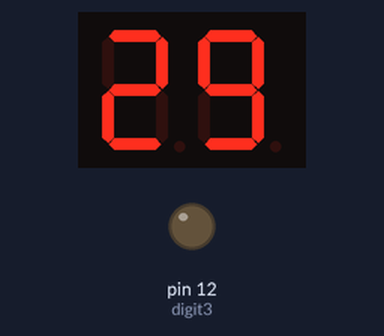
Bench run of a sketch on a simulated Arduino Uno, built with avr-gcc and run on an emulated ATmega328P. Shown: 2-digit seven-segment display, output pins drawn as LEDs (lit = HIGH). Wiring (inferred from the names in the program): 2-digit 7-segment display, segments lit when HIGH: segments pin 2, pin 4, pin 7, pin 8, pin 6, pin 3, pin 5, pin 9; digit selects pin 10, pin 11. The segment pins are drawn as the display they are named for; pins used as bus, display or sensor lines are not drawn.

Above: at 0.31 s.
At 0.81 s:
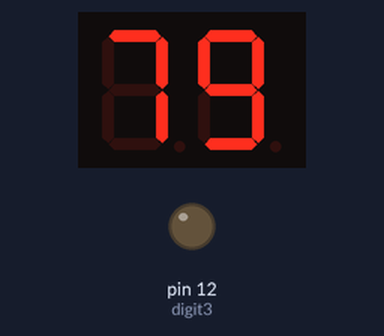

Measured:
- by itself, everything shown: repeats every 1.0 s, in 12 steps

The sketch:

tugas166.ino
```cpp
// Praktikum EL3116 - Sistem Microprosesor
// Modul : 1
// Percobaan : 1
// Tanggal : 10 Februari 2023
// Kelompok : 10
// Rombongan : B
// Nama (NIM) 1 : Ahmad Aziz (13220034)
// Nama (NIM) 2 : Amelia Ats Tsaniyah Fajri (13220002)
// Nama File : tugas165.ino
// Deskripsi : 7 segment
// 7 segment

#include <TimerOne.h>

const int segA = 2;
const int segB = 3;
const int segC = 4;
const int segD = 5;
const int segE = 6;
const int segF = 7;
const int segG = 8;
const int segDP = 9;

const int digit1 = 10;
const int digit2 = 11;
const int digit3 = 12;

int counter = 0;

int digit1Value = 0;
int digit2Value = 0;
int digit3Value = 0;

const int numArray[10][7]={
{1,1,1,0,1,1,1}, //0
{0,0,1,0,0,1,0}, //1
{1,0,1,1,1,0,1}, //2
{1,0,1,1,0,1,1}, //3
{0,1,1,1,0,1,0}, //4
{1,1,0,1,0,1,1}, //5
{1,1,0,1,1,1,1}, //6
{1,0,1,0,0,1,0}, //7
{1,1,1,1,1,1,1}, //8
{1,1,1,1,0,1,1} //9
};

void setup() {
    pinMode(segA, OUTPUT);
    pinMode(segB, OUTPUT);
    pinMode(segC, OUTPUT);
    pinMode(segD, OUTPUT);
    pinMode(segE, OUTPUT);
    pinMode(segF, OUTPUT);
    pinMode(segG, OUTPUT);
    pinMode(segDP, OUTPUT);

    pinMode(digit1, OUTPUT);
    pinMode(digit2, OUTPUT);
    pinMode(digit3, OUTPUT);

    Timer1.initialize(1000);
    Timer1.attachInterrupt(updateCounter);
}

void loop() {
    digitalWrite(digit1, LOW);
    showDigit(digit1Value);
    delay(1);
    digitalWrite(digit1, HIGH);

    digitalWrite(digit2, LOW);
    showDigit(digit2Value);
    delay(1);
    digitalWrite(digit2, HIGH);

    digitalWrite(digit3, LOW);
    showDigit(digit3Value);
    delay(1);
}

void updateCounter() {
    // Increment counter
    counter++;

    if (counter >= 1000) {
    counter = 0;
    }

    digit1Value = counter / 100;
    digit2Value = (counter / 10) % 10;
    digit3Value = counter % 10;
}

void showDigit(int digit) {
    digitalWrite(segA, numArray[digit][0]);
    digitalWrite(segB, numArray[digit][1]);
    digitalWrite(segC, numArray[digit][2]);
    digitalWrite(segD, numArray[digit][3]);
    digitalWrite(segE, numArray[digit][4]);
    digitalWrite(segF, numArray[digit][5]);
    digitalWrite(segG, numArray[digit][6]);
    digitalWrite(segDP, LOW);
}
```
